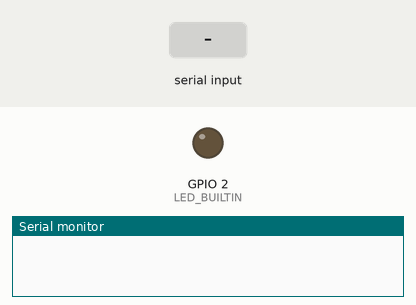
Bench run of a program on a simulated ESP32. On the bench: output pins drawn as LEDs (lit = HIGH), the last lines printed to the serial monitor. Inputs (shaded band) come from the test bench.

Above: at 1.2 s.
1.3 s: "<B>" received over Serial
At 2.1 s:
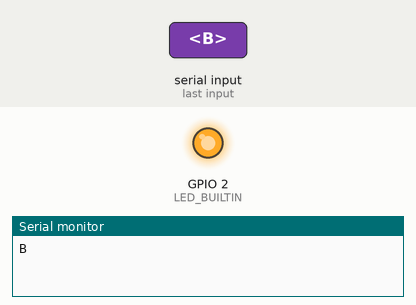
4.3 s: "<H>" received over Serial
At 5.0 s:
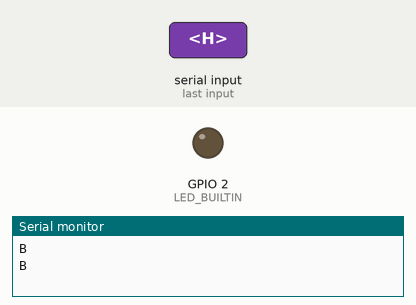
6.8 s: "<L>" received over Serial
At 8.1 s:
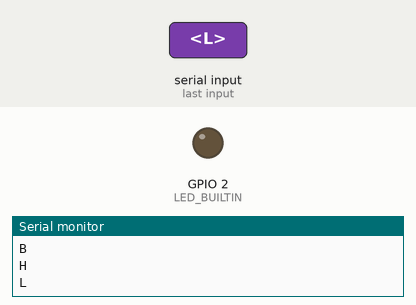
Timing chart, 0 to 9.8 s (numbered marks = the images above; inputs shaded):
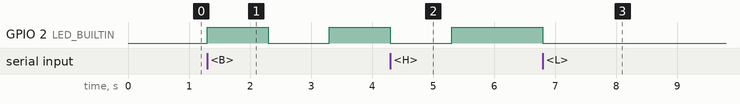

Measured:
- after the input at 1.3 s, GPIO 2 (LED_BUILTIN): LOW → HIGH at once, → LOW 1.0 s later, → HIGH 1.0 s later
- after the input at 4.3 s, GPIO 2 (LED_BUILTIN): goes on until 5.3 s, then stays HIGH
- after the input at 6.8 s, GPIO 2 (LED_BUILTIN): HIGH → LOW at once

The program:

main.cpp
```cpp
#include "Arduino.h"
#include "serial_handler.h"

// #define LED_BUILTIN 2
#define DEBUG

char receivedChars[MAX_CHARS];
boolean newData = false;
bool blink = false;

void setup()
{
  pinMode(LED_BUILTIN, OUTPUT);
  	Serial.begin(BAUD_RATE);    // open serial port
    double signal[3] = {0.5, 0.65, 0.88};
    int i;
    for(i = 0; i < 3; i++){
	    Serial.write("%d", signal[i]);
    }
}

void loop()
{
    newData = recvWithStartEndMarkers(&receivedChars[0], &newData);
    if (newData || blink) {
#ifdef DEBUG
		Serial.println(receivedChars);
#endif
        if (receivedChars[0] == 'H'){
            blink = false;
            digitalWrite(LED_BUILTIN, HIGH);
        } else if (receivedChars[0] == 'L'){
            blink = false;
            digitalWrite(LED_BUILTIN, LOW);
        } else if (blink || receivedChars[0] == 'B'){
            blink = true;
            digitalWrite(LED_BUILTIN, HIGH);
            delay(1000);
            digitalWrite(LED_BUILTIN, LOW);
            delay(1000);
        }

		newData = false;

    }
}
```

serial_handler.h
```cpp
// serial_handler.h

#ifndef SERIAL_H  // Directiva del preprocesador para evitar inclusiones múltiples
#define SERIAL_H

#include <Arduino.h>

#define MAX_CHARS	32
#define BAUD_RATE	9600

// Declaración de funciones o clases

boolean recvWithStartEndMarkers(char* receivedChars, boolean* newData);

#endif  // SERIAL_H
```

serial.cpp
```cpp
// #include "serial.h"

// UART_Driver::UART_Driver(int uart_n, int tx_pin, int rx_pin){
//     HardwareSerial serial(uart_n);
//     const int TX = tx_pin;
//     const int RX = rx_pin;
// 	// inicializar el Serial a los pines
//     serial.begin(11500, SERIAL_8N1, RX, TX);
// }

// void loop()
// {
// 	// aqui podríamos usar nuestro puerto serial con normalidad
//     while (serial.available() > 0) {
//         uint8_t byteFromSerial = serial.read();
//         //y lo que sea
//     }

//     serial.write(...);
// }
```

serial_handler.cpp
```cpp
#include <Arduino.h>
#include "serial_handler.h"

boolean recvWithStartEndMarkers(char* receivedChars, boolean* newData) {
    static boolean recvInProgress = false;
    static byte ndx = 0;
    char startMarker = '<';
    char endMarker = '>';
    char rc;

    while (Serial.available() > 0 && *newData == false) {
        rc = Serial.read();
#ifdef DEBUG
		Serial.print(rc);
#endif

        if (recvInProgress == true) {
            if (rc != endMarker) {
                receivedChars[ndx] = rc;
                ndx++;
                if (ndx >= MAX_CHARS) {
					Serial.write("Error: Maximun char count exceeded");
					recvInProgress = false;
					ndx = 0;
                }
            }
            else {
                receivedChars[ndx] = '\0'; // terminate the string
                recvInProgress = false;
                ndx = 0;
                *newData = true;
            }
        }

        else if (rc == startMarker) {
            recvInProgress = true;
        }
    }

	return *newData;

}
```
